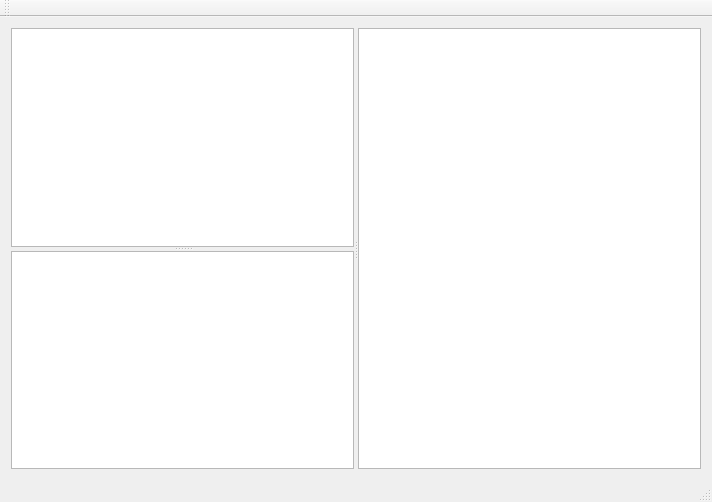
<?xml version="1.0" encoding="UTF-8"?>
<ui version="4.0">
 <class>MainWindow</class>
 <widget class="QMainWindow" name="MainWindow">
  <property name="geometry">
   <rect>
    <x>0</x>
    <y>0</y>
    <width>712</width>
    <height>502</height>
   </rect>
  </property>
  <property name="windowTitle">
   <string>MainWindow</string>
  </property>
  <widget class="QWidget" name="centralWidget">
   <layout class="QHBoxLayout" name="horizontalLayout">
    <item>
     <widget class="QSplitter" name="splitter_2">
      <property name="orientation">
       <enum>Qt::Horizontal</enum>
      </property>
      <widget class="QSplitter" name="splitter">
       <property name="orientation">
        <enum>Qt::Vertical</enum>
       </property>
       <widget class="QTreeView" name="treeView"/>
       <widget class="QGraphicsView" name="graphicsView_2"/>
      </widget>
      <widget class="QGraphicsView" name="graphicsView"/>
     </widget>
    </item>
   </layout>
  </widget>
  <widget class="QMenuBar" name="menuBar">
   <property name="geometry">
    <rect>
     <x>0</x>
     <y>0</y>
     <width>712</width>
     <height>20</height>
    </rect>
   </property>
  </widget>
  <widget class="QToolBar" name="mainToolBar">
   <attribute name="toolBarArea">
    <enum>TopToolBarArea</enum>
   </attribute>
   <attribute name="toolBarBreak">
    <bool>false</bool>
   </attribute>
  </widget>
  <widget class="QStatusBar" name="statusBar"/>
 </widget>
 <layoutdefault spacing="6" margin="11"/>
 <resources/>
 <connections/>
</ui>
